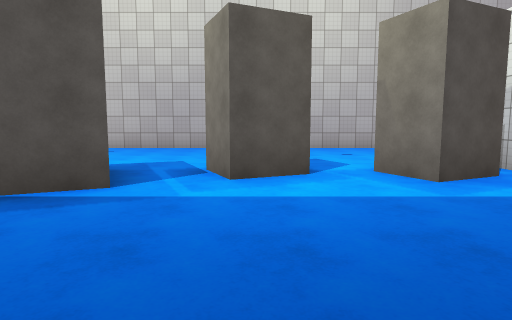
View 1 (above)

20 first-person views from a walk through a Unity game level. The camera is 1.4 m above the floor, tilts 6° down and sees 75° across. The floor is counted in squares, 2.12 m on a side. Each view is taken from the middle of a square. On the plan, view 1 faces up. The plan holds only what a view shows up to about 10 squares ahead; the rest is blank. The place goes on beyond the plan. The player character is not drawn. Surface patterns are stand-ins for the level's own textures.

View 2
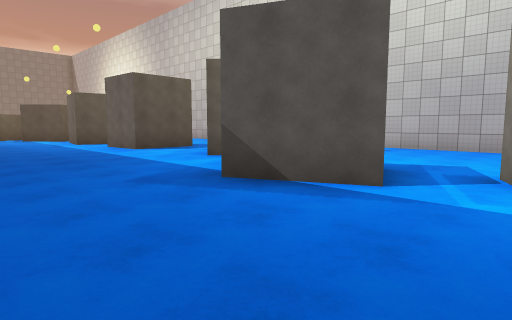

View 3
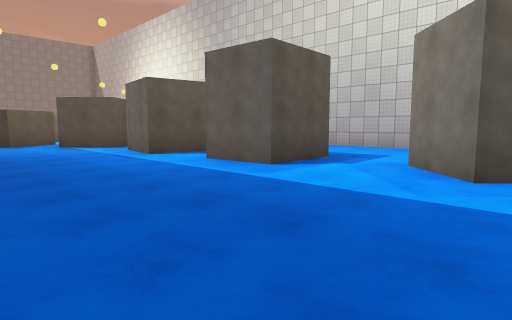

View 4
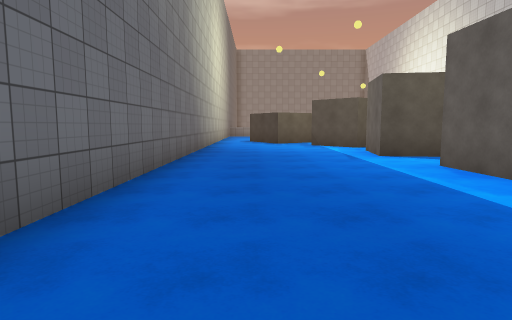

View 5
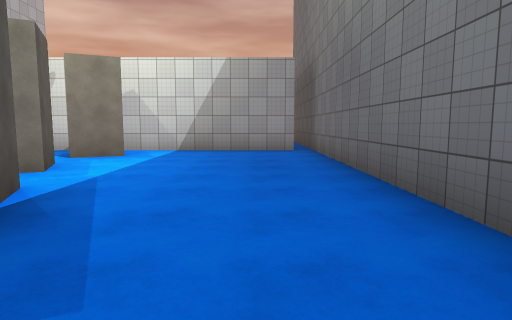

View 6
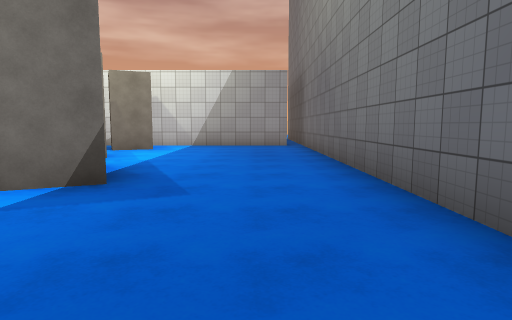

View 7
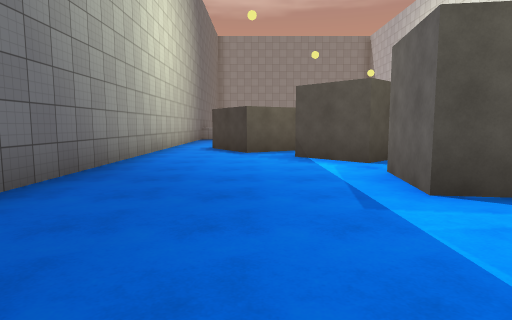

View 8
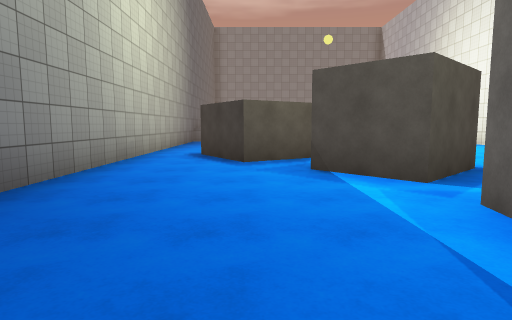

View 9
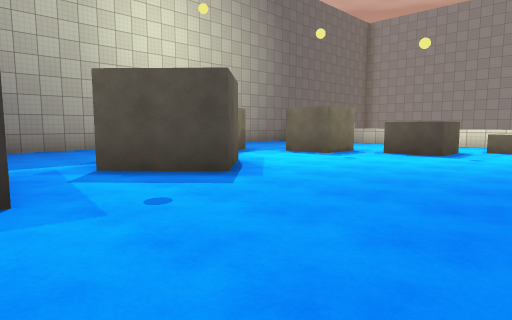

View 10
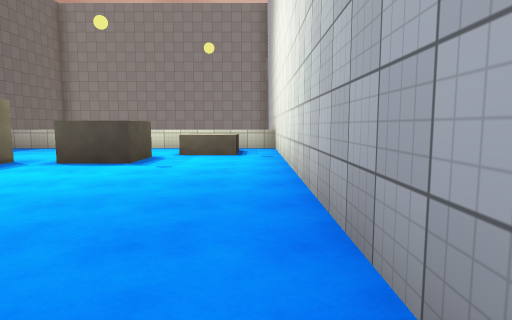

View 11
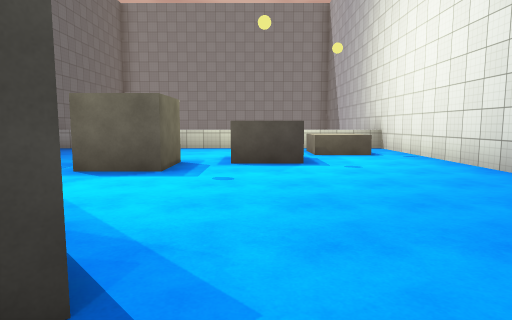

View 12
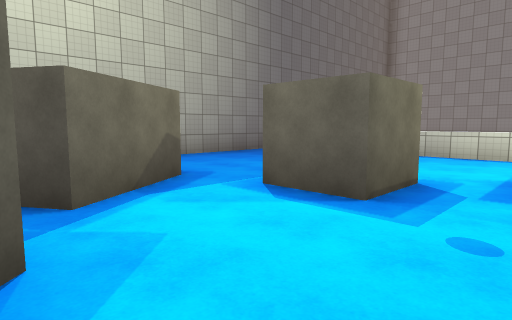

View 13
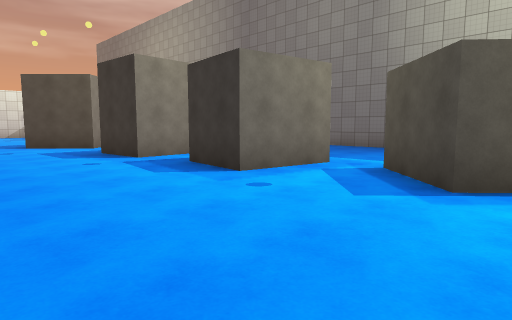

View 14
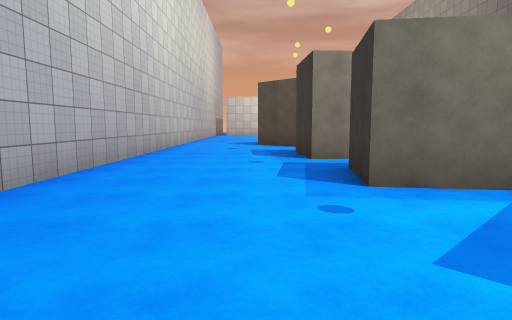

View 15
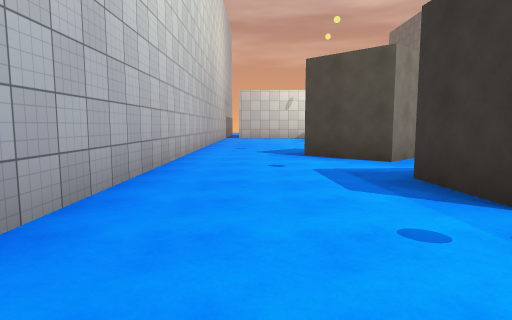

View 16
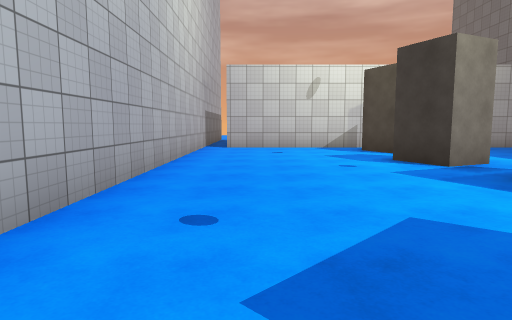

View 17
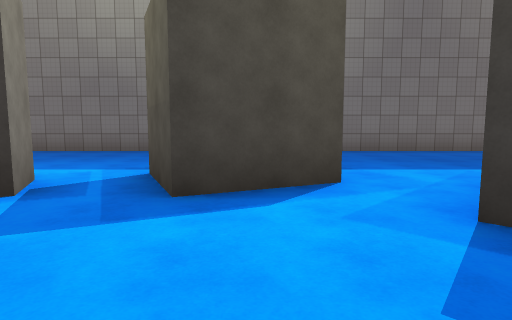

View 18
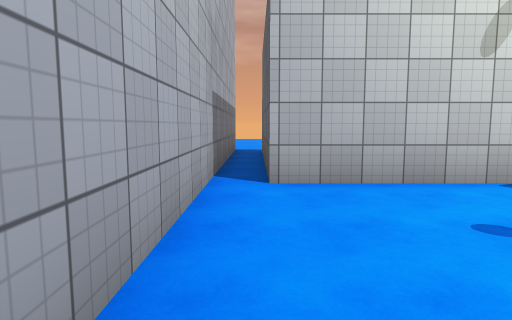

View 19
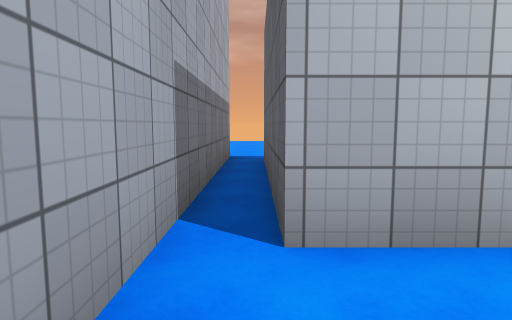

View 20
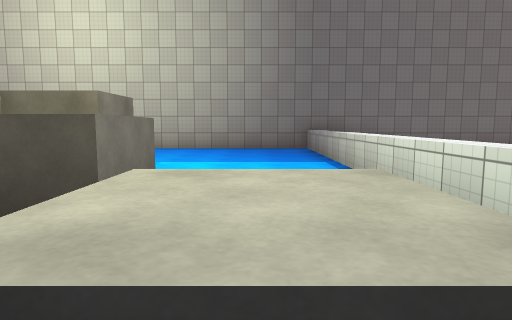

### Floor plan
Key: @ floor where view 1 was taken; # wall or solid block; . floor; ^ raised ledge.
Columns run from 25 left of view 1 to 8 right of it. Each row starts with its distance up from view 1.
 10 ##################################
  9 ^.................................
  8 ^.^..........................#####
  7 ^............................#
  6 ^.  #..........##.###........#
  5 ^........#..##.##..#.....#.###
  4 ^....#..###.##.##.....##.#.#.#
  3 ^......###............#......#
  2 ^.....###....................#
  1 ^......#.....................#
  0 ^........................@...#
 -1 ###############################

Where each view was taken, in squares from view 1:
view 1: 0 up, 0 right, facing up
view 2: 0 up, 0 right, facing up-left
view 3: 0 up, 5 left, facing up-left
view 4: 1 up, 5 left, facing left
view 5: 1 up, 5 left, facing right
view 6: 1 up, 7 left, facing right
view 7: 2 up, 9 left, facing left
view 8: 2 up, 11 left, facing left
view 9: 9 up, 13 left, facing down-left
view 10: 9 up, 15 left, facing left
view 11: 6 up, 15 left, facing left
view 12: 6 up, 17 left, facing down-left
view 13: 9 up, 17 left, facing down-right
view 14: 7 up, 17 left, facing right
view 15: 8 up, 13 left, facing right
view 16: 8 up, 6 left, facing right
view 17: 8 up, 3 left, facing down
view 18: 9 up, 0 right, facing right
view 19: 9 up, 2 right, facing right
view 20: 9 up, 23 left, facing down
